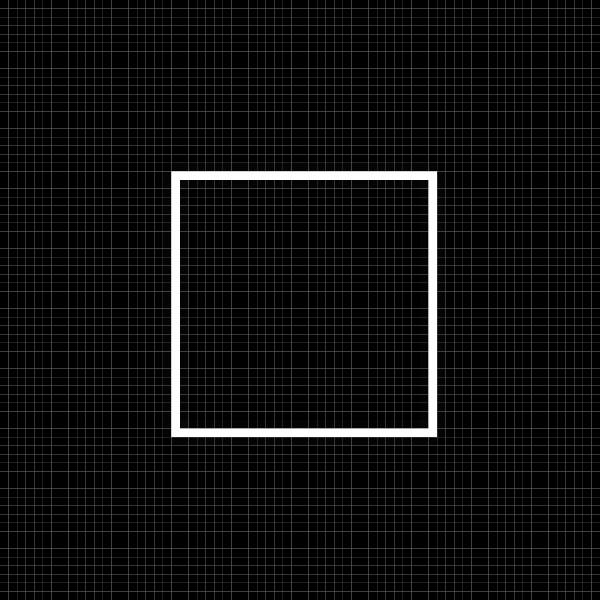
Frame 1 (no input)
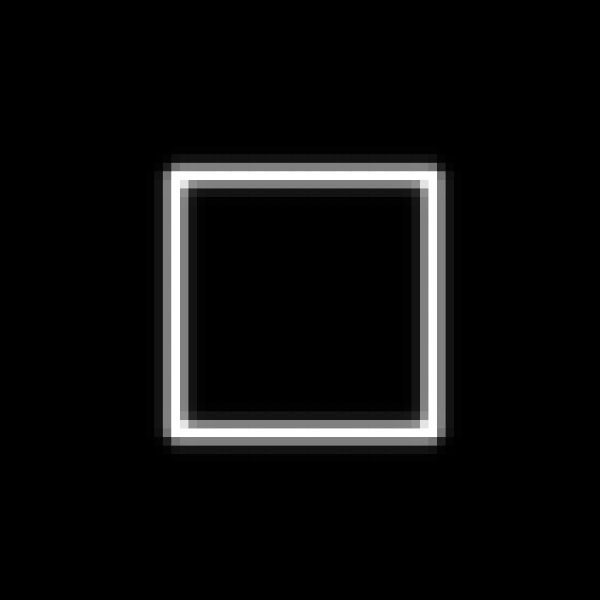
Frame 60 (no input)
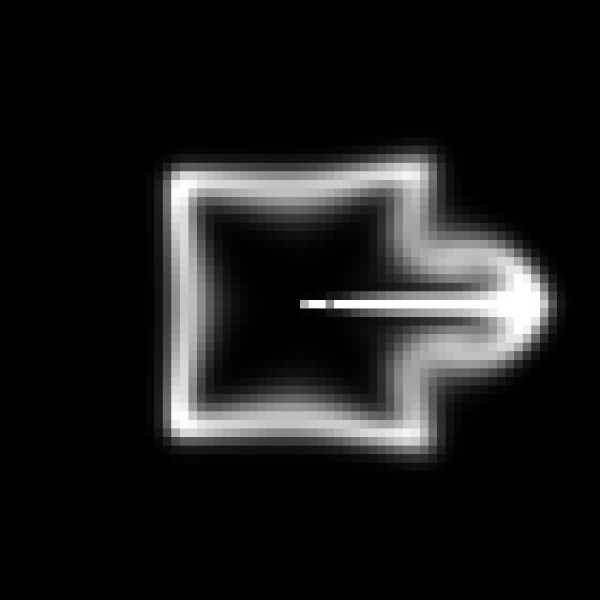
Frame 120 (the mouse pressed at the canvas centre since frame 60)

The p5.js sketch that drew these frames (run headless with seeded random() and noise() and a simulated clock; from frame 60 on, the mouse is pressed at the canvas centre):

// p5.js sketch
// ── sketch.js
//Real-Time Fluid Dynamics for Games 2003 paper implementation
//Miguel Rodríguez Rodríguez
//20-08-2024

const WIDTH = 600
const HEIGHT = 600
const N = 70
const tamCell = WIDTH/N
const size = (N+2) * (N+2)

let u, v, u_prev, v_prev
let dens, dens_prev;

let visc = 0.005
let diff = 0.0001
let dt = 0.01

let dirShooter = 0
let velShooter = 5
let denShooter = 1

let sliderVisc, 
	sliderDiff,
	sliderDt,
	sliderVel,
	sliderDen

let checkShowVel,
	checkRandomShooter,
	checkObstacles,
	checkColor

let btnRestart

let angle = 0
let avgDen
let obstaclesR = []
let p = []

function init(){
	u = []
    v = []
    u_prev = []
    v_prev = []
    dens = []
    dens_prev = []
    for(let i = 0; i < size; i++){
    	u[i] = 0
    	v[i] = 0
    	u_prev[i] = 0
    	v_prev[i] = 0
    	dens[i] = 0
    	dens_prev[i] = 0
    }

    obstaclesR.push({a: createVector(10,10), b: createVector(20, 30), type: "rect"},
    				{a: createVector(40,50), b: createVector(60, 65), type: "rect"},
    				{a: createVector(45,5), b: createVector(60, 35), type: "rect"})
    				//{a: createVector(50, 25), rad: 8, type: "circle"})

    for (let i = 20; i <= N-20; i++) { 
    	dens[IX(i, 20)] = 3;
    }
    for (let i = 20; i <= N-20; i++) { 
    	dens[IX(i, N-20)] = 3;
    }
    for (let i = 20; i <= N-20; i++) { 
    	dens[IX(20, i)] = 3;
    }
    for (let i = 20; i <= N-20; i++) { 
    	dens[IX(N-20, i)] = 3;
    }
}

function initUI(){
	p[0] = createP('Viscosity: ' + visc)
	p[0].position(WIDTH + 20, 0)
	sliderVisc = createSlider(0, 0.1, 0.001, 0.001)
	sliderVisc.position(WIDTH + 20, 40)

	p[1] = createP('Diff: ' + diff)
	p[1].position(WIDTH + 20, 50)
	sliderDiff = createSlider(0.0001, 0.01, 0.0001, 0.0001)
	sliderDiff.position(WIDTH + 20, 90)

	p[2] = createP('dt: ' + dt)
	p[2].position(WIDTH + 20, 100)
	sliderDt = createSlider(0, 0.1, 0.01, 0.001)
	sliderDt.position(WIDTH + 20, 140)

	p[3] = createP('Velocity of Shooter: ' + velShooter)
	p[3].position(WIDTH + 20, 150)
	sliderVel = createSlider(1, 20, 5, 0.1)
	sliderVel.position(WIDTH + 20, 190)

	p[4] = createP('Density of Shooter: ' + denShooter)
	p[4].position(WIDTH + 20, 200)
	sliderDen = createSlider(0, 7, 2.5, 0.5)
	sliderDen.position(WIDTH + 20, 240)

	checkShowVel = createCheckbox()
	checkShowVel.position(WIDTH + 20, 290)
	p[5] = createP('Show velocity Field: ')
	p[5].position(WIDTH + 20, 250)

	checkRandomShooter = createCheckbox()
	checkRandomShooter.position(WIDTH + 20, 340)
	p[6] = createP('Static-Random Shooter: ')
	p[6].position(WIDTH + 20, 300)

	checkObstacles = createCheckbox()
	checkObstacles.position(WIDTH + 20, 390)
	p[7] = createP('Obstacles: ')
	p[7].position(WIDTH + 20, 350)

	checkColor = createCheckbox()
	checkColor.position(WIDTH + 20, 440)
	p[8] = createP('Colorful: ')
	p[8].position(WIDTH + 20, 400)

	btnRestart = createButton('Clear')
	btnRestart.position(WIDTH+20, HEIGHT - 50)
	btnRestart.mouseClicked(init)

	p[9] = createP('Click to add source')
	p[9].position(WIDTH + 20, HEIGHT - 20)
	p[10] = createP('Press any key to change direction')
	p[10].position(WIDTH + 20, HEIGHT)
}

function setup(){
	createCanvas(WIDTH, HEIGHT)
	init()
	initUI()
}

function updateConfig(){
	visc = sliderVisc.value()
	diff = sliderDiff.value()
	dt = sliderDt.value()
	velShooter = sliderVel.value()
	denShooter = sliderDen.value()
	p[0].html('Viscosity: ' + visc)
	p[1].html('Diff: ' + diff)
	p[2].html('dt: ' + dt)
	p[3].html('Velocity of Shooter: ' + velShooter)
	p[4].html('Density of Shooter: ' + denShooter)
}

function keyPressed(){
	dirShooter = ++dirShooter%4
}

function draw(){
	updateConfig()
	let x = ~~(mouseX/(WIDTH/N));
  	let y = ~~(mouseY/(WIDTH/N));
  	if(x < N && y < N){ 
  		if(mouseIsPressed) dens[IX(x, y)] = denShooter;
  		if(dirShooter == 0) u[IX(x, y)] = velShooter;
  		else if(dirShooter == 1) v[IX(x, y)] = velShooter;
  		else if(dirShooter == 2) u[IX(x, y)] = -velShooter;
  		else if(dirShooter == 3) v[IX(x, y)] = -velShooter;
  	}

  	if(checkRandomShooter.checked()){
  		angle += 0.5 - noise(frameCount/2)
  		angle = angle % TWO_PI
  		let x = floor(N/2)
  		dens[IX(x, x)] = denShooter
  		dens[IX(x+1, x)] = denShooter
  		dens[IX(x, x+1)] = denShooter
  		dens[IX(x+1, x+1)] = denShooter
  		u[IX(x, x)] = cos(angle)*velShooter
  		v[IX(x, x)] = sin(angle)*velShooter
  		u[IX(x, x+1)] = cos(angle)*velShooter
  		v[IX(x, x+1)] = sin(angle)*velShooter
  		u[IX(x+1, x)] = cos(angle)*velShooter
  		v[IX(x+1, x)] = sin(angle)*velShooter
  		u[IX(x+1, x+1)] = cos(angle)*velShooter
  		v[IX(x+1, x+1)] = sin(angle)*velShooter
  	}

	vel_step( N, u, v, u_prev, v_prev, visc, dt );
	dens_step( N, dens, dens_prev, u, v, diff, dt );

	draw_dens()
	if(checkShowVel.checked()) draw_vel()
	if(checkObstacles.checked()) draw_obs()

}

function draw_obs(){
	push()
	rectMode(CORNERS)
	stroke(255, 0, 0)
	fill(0)
	strokeWeight(2)
	for(let ob of obstaclesR){
		if(ob.type == "rect") rect(ob.a.x*tamCell, ob.a.y*tamCell, (ob.b.x+1)*tamCell, (ob.b.y+1)*tamCell)
		else if(ob.type == "circle") ellipse(ob.a.x*tamCell, ob.a.y*tamCell, ob.rad*2*tamCell, ob.rad*2*tamCell)
	}
	pop()
}

function draw_dens(){
	push()
	noStroke()
	if(checkColor.checked()) colorMode(HSB, 255)
	else colorMode(RGB)
	let sum = 0
	for(let i = 0; i < N; i++){
	    for(let j = 0; j < N; j++){
	    	let den = map(dens[IX(i, j)], 0, 1, 0, 255)
	    	sum += dens[IX(i, j)]
	        if(checkColor.checked()) fill(den, 255, 255)
	        else fill(den)
	        rect(i*tamCell, j*tamCell, tamCell, tamCell);
	      	
	    }
	}
	avgDen = sum/size
	pop()
}

function draw_vel(){
	push()
	strokeWeight(1.5)
	colorMode(RGB)
	for(let i = 0; i < N; i++){
	    for(let j = 0; j < N; j++){
	    	let speed = createVector(u[IX(i,j)], v[IX(i,j)])
	    	let speedMag = speed.mag()
	    	speedMag = map(constrain(speedMag, 0, 2), 0, 2, 0, 1)
	    	let col = lerpColor(color(255, 0, 0), color(0, 255, 0), speedMag)
	    	col.setAlpha(speedMag*1000)
	    	stroke(col)

	        let x0 = i*tamCell + tamCell/2
	        let y0 = j*tamCell + tamCell/2
	        let angle = atan2(v[IX(i,j)], u[IX(i,j)])
	        let x1 = x0 + cos(angle)*(tamCell*0.7)
	        let y1 = y0 + sin(angle)*(tamCell*0.7)
	        line(x0, y0, x1, y1)
	      	
	    }
	}
	pop()
}

function add_source(N, x, s, dt) {
    for (let i = 0; i < size; i++) {
        //x[i] += dt * s[i];
        //la clave que no te cuentan en el paper es la normalizacion:
        x[i] = (x[i]+dt*s[i])/(1+dt);
    }
}


function diffuse(N, b, x, x0, diff, dt) {
    let a = dt * diff * N * N;
    for (let k = 0; k < 20; k++) {
        for (let i = 1; i <= N; i++) {
            for (let j = 1; j <= N; j++) {
                x[IX(i, j)] = (x0[IX(i, j)] + a * (x[IX(i - 1, j)] + x[IX(i + 1, j)] + x[IX(i, j - 1)] + x[IX(i, j + 1)])) / (1 + 4 * a);
            }
        }
        set_bnd(N, b, x);
    }
}


function advect(N, b, d, d0, u, v, dt) {
    let i, j, i0, j0, i1, j1;
    let x, y, s0, t0, s1, t1, dt0;
    dt0 = dt * N;
    for (i = 1; i <= N; i++) {
        for (j = 1; j <= N; j++) {
            x = i - dt0 * u[IX(i, j)];
            y = j - dt0 * v[IX(i, j)];
            if (x < 0.5) x = 0.5;
            if (x > N + 0.5) x = N + 0.5;
            i0 = ~~(x);
            i1 = i0 + 1;
            if (y < 0.5) y = 0.5;
            if (y > N + 0.5) y = N + 0.5;
            j0 = ~~(y);
            j1 = j0 + 1;
            s1 = x - i0;
            s0 = 1 - s1;
            t1 = y - j0;
            t0 = 1 - t1;
            d[IX(i, j)] = s0 * (t0 * d0[IX(i0, j0)] + t1 * d0[IX(i0, j1)]) +
                          s1 * (t0 * d0[IX(i1, j0)] + t1 * d0[IX(i1, j1)]);
        }
    }
    set_bnd(N, b, d);
}


function dens_step (N, x, x0, u, v, diff, dt){
	add_source (N, x, x0, dt);
	SWAP (x0, x); 
	diffuse (N, 0, x, x0, diff, dt);
	SWAP (x0, x); 
	advect (N, 0, x, x0, u, v, dt);
}

function vel_step (N, u, v, u0, v0, visc, dt){
	add_source ( N, u, u0, dt ); 
	add_source ( N, v, v0, dt );
	SWAP ( u0, u ); 
	diffuse ( N, 1, u, u0, visc, dt );
	SWAP ( v0, v ); 
	diffuse ( N, 2, v, v0, visc, dt );
	project ( N, u, v, u0, v0 );
	SWAP ( u0, u ); 
	SWAP ( v0, v );
	advect ( N, 1, u, u0, u0, v0, dt ); 
	advect ( N, 2, v, v0, u0, v0, dt );
	project ( N, u, v, u0, v0 );
}

function project (N, u, v, p, div){
	let i, j, k;
	let h;
	h = 1/N;
	for ( i=1 ; i<=N ; i++ ) {
		for ( j=1 ; j<=N ; j++ ) {
			div[IX(i,j)] = -0.5*h*(u[IX(i+1,j)]-u[IX(i-1,j)]+
			v[IX(i,j+1)]-v[IX(i,j-1)]);
			p[IX(i,j)] = 0;
		}
	}
	set_bnd ( N, 0, div ); 
	set_bnd ( N, 0, p );
	for ( k=0 ; k<20 ; k++ ) {
		for ( i=1 ; i<=N ; i++ ) {
			for ( j=1 ; j<=N ; j++ ) {
				p[IX(i,j)] = (div[IX(i,j)]+p[IX(i-1,j)]+p[IX(i+1,j)]+
				p[IX(i,j-1)]+p[IX(i,j+1)])/4;
			}
		}
		set_bnd ( N, 0, p );
	}
	for ( i=1 ; i<=N ; i++ ) {
		for ( j=1 ; j<=N ; j++ ) {
			u[IX(i,j)] -= 0.5*(p[IX(i+1,j)]-p[IX(i-1,j)])/h;
			v[IX(i,j)] -= 0.5*(p[IX(i,j+1)]-p[IX(i,j-1)])/h;
		}
	}
	set_bnd ( N, 1, u );
	set_bnd ( N, 2, v );
}

function set_bnd (N, b, x) {
	let bool = checkObstacles.checked()
	let n = !bool ? 1 : obstaclesR.length
	let inCircle = false

	
    for(let k = 0; k < n; k++){
    	if(bool && obstaclesR[k] && obstaclesR[k].type == "rect"){
    		xMin = obstaclesR[k].a.x
    		yMin = obstaclesR[k].a.y
    		xMax = obstaclesR[k].b.x
    		yMax = obstaclesR[k].b.y
    	}
	    for (let i = 1; i <= N; i++) {
	        for (let j = 1; j <= N; j++) {
	            if (bool && obstaclesR[k].type == "rect" && i >= xMin && i <= xMax && j >= yMin && j <= yMax) {
	                x[IX(i, j)] = b == 1 || b == 2 ? 0 : x[IX(i, j)];
	            }
	            //ralentiza muchisimo y ni siquiera mola
	            // else if (bool && obstaclesR[k].type == "circle" && 
	            // 	dist(i, j, obstaclesR[k].a.x, obstaclesR[k].a.y) < obstaclesR[k].rad) {
	            //     x[IX(i, j)] = b == 1 || b == 2 ? 0 : x[IX(i, j)];
	            // }
	            else {
	                if (i == 1) x[IX(0, j)] = b == 1 ? -x[IX(1, j)] : x[IX(1, j)];
	                if (i == N) x[IX(N + 1, j)] = b == 1 ? -x[IX(N, j)] : x[IX(N, j)];
	                if (j == 1) x[IX(i, 0)] = b == 2 ? -x[IX(i, 1)] : x[IX(i, 1)];
	                if (j == N) x[IX(i, N + 1)] = b == 2 ? -x[IX(i, N)] : x[IX(i, N)];
	            }
	        }
	    }
	}

    // Handle the corners
    x[IX(0, 0)] = 0.5 * (x[IX(1, 0)] + x[IX(0, 1)]);
    x[IX(0, N + 1)] = 0.5 * (x[IX(1, N + 1)] + x[IX(0, N)]);
    x[IX(N + 1, 0)] = 0.5 * (x[IX(N, 0)] + x[IX(N + 1, 1)]);
    x[IX(N + 1, N + 1)] = 0.5 * (x[IX(N, N + 1)] + x[IX(N + 1, N)]);
}

function IX(i, j){
	return i+(N+2)*j
}

function SWAP(x0, x) {
    let temp = x0.slice();  // Copy contents of x0
    x0.length = 0;          // Clear x0
    x0.push(...x);          // Copy contents of x to x0
    x.length = 0;           // Clear x
    x.push(...temp);        // Copy contents of temp (old x0) to x
}
